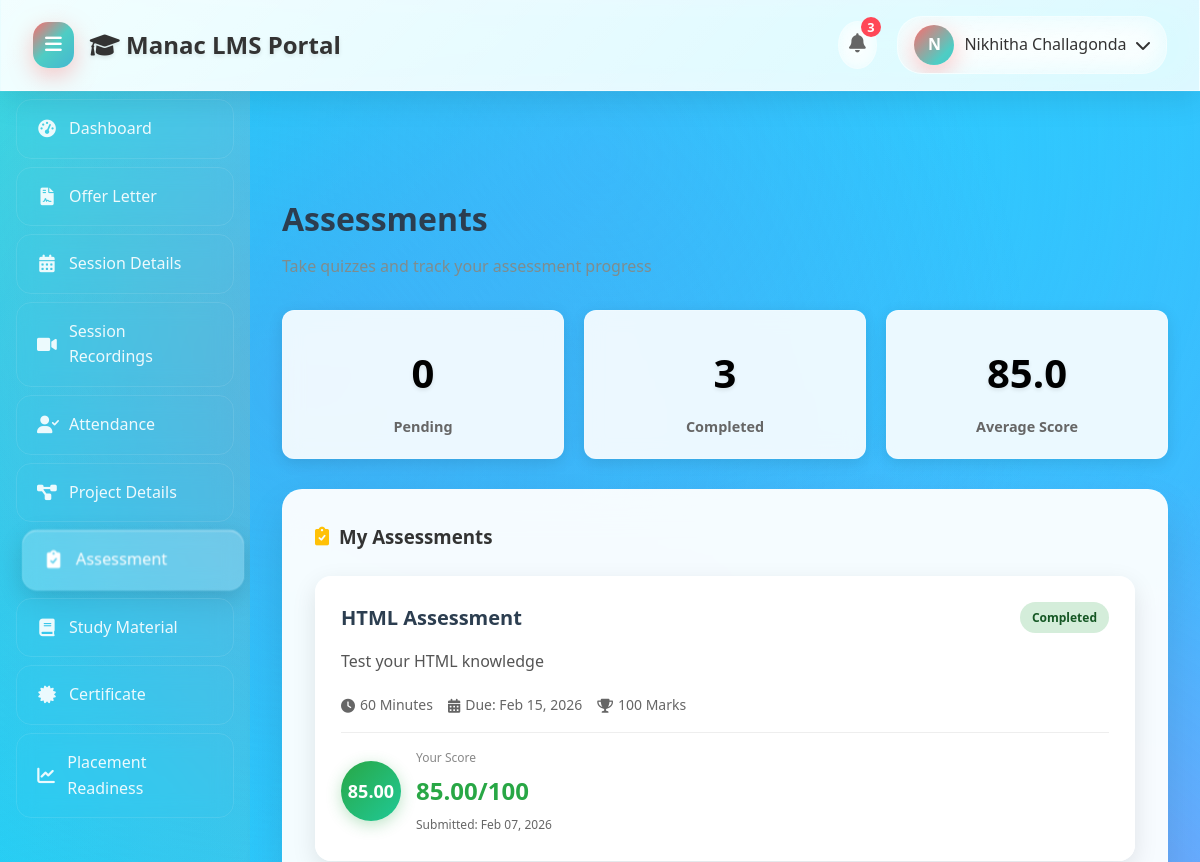
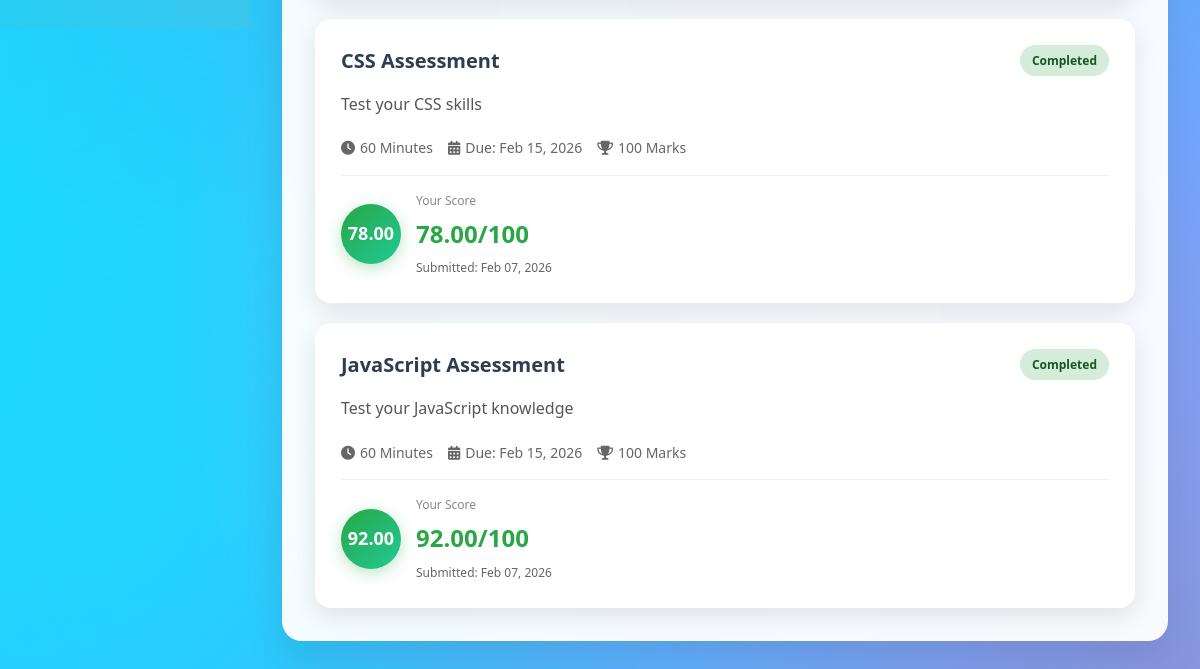
The page /assessment/ (signed in) on the database as committed earlier (2 pictures, top to bottom).
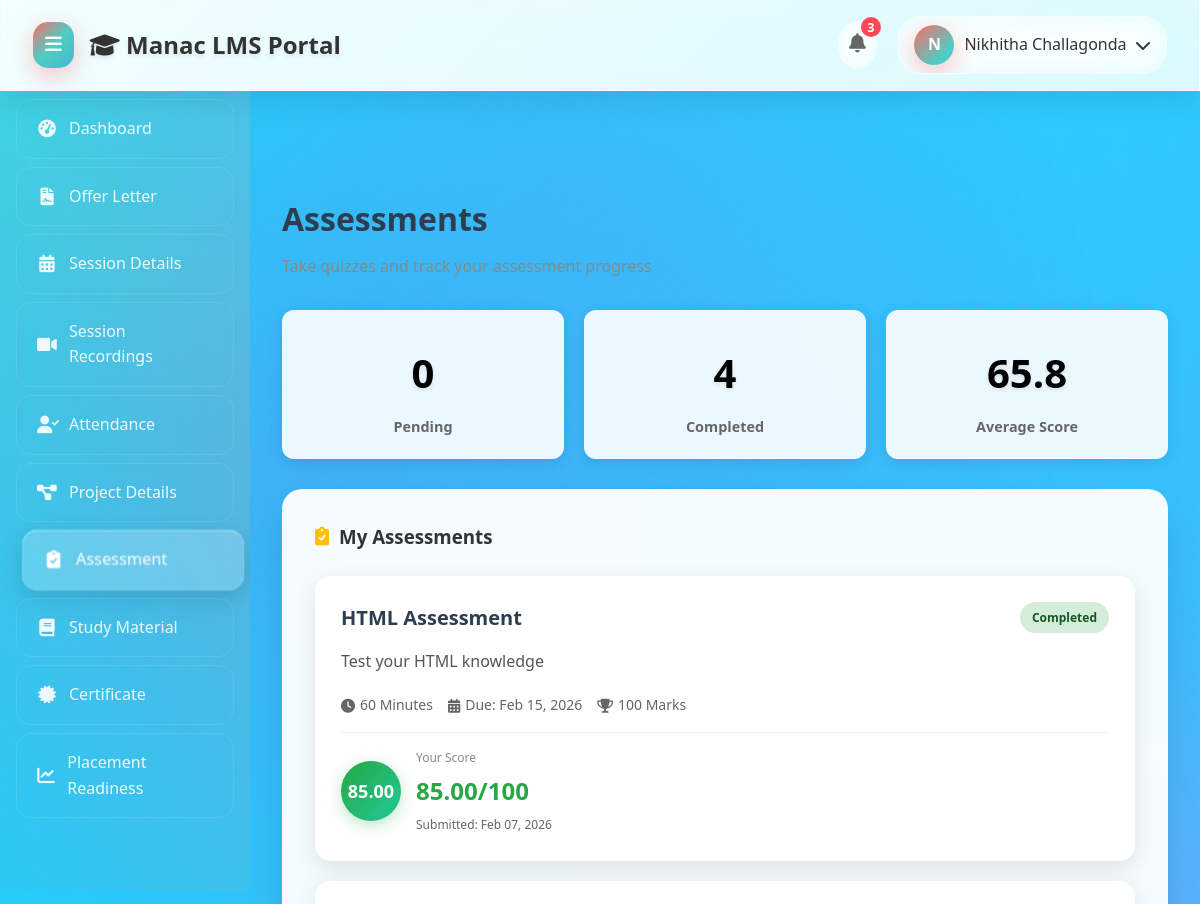
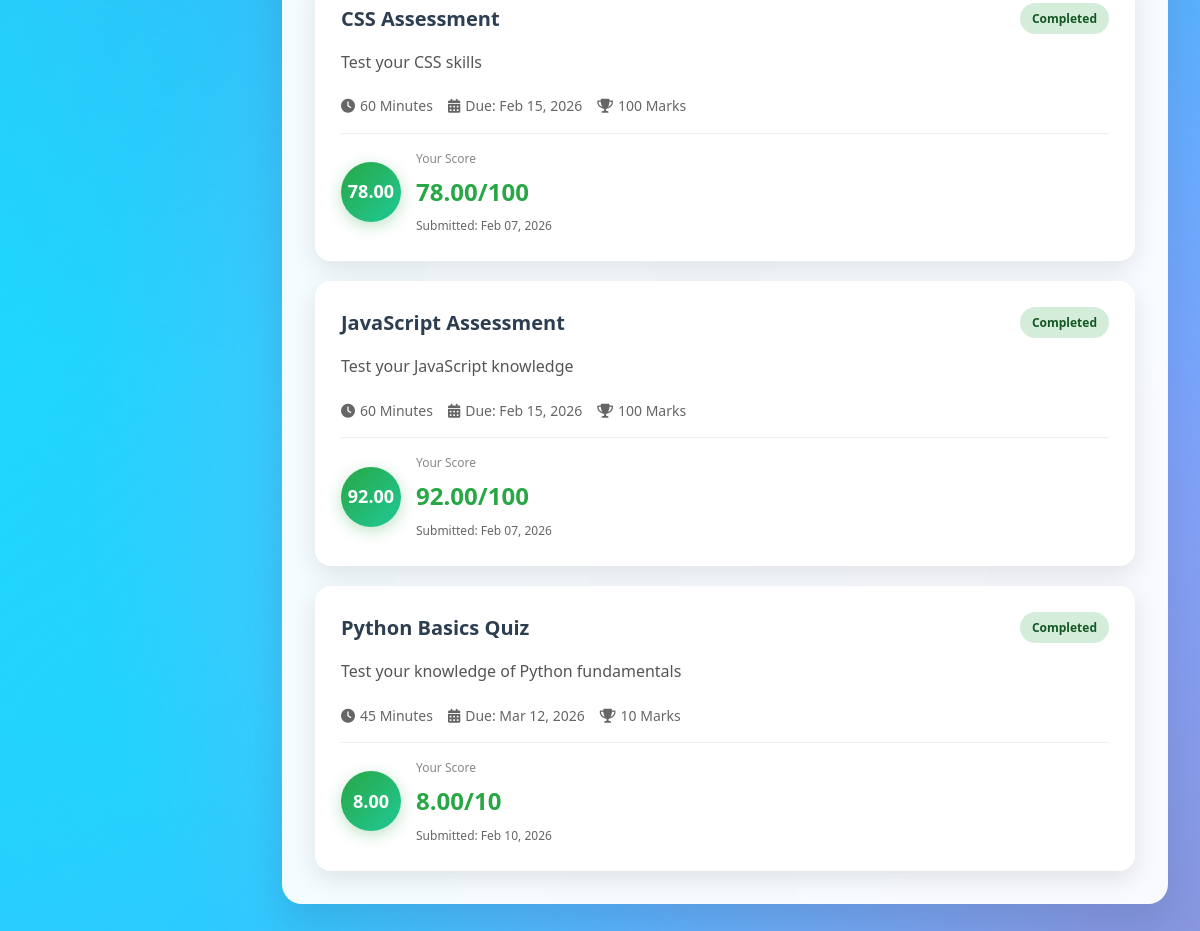
The same page on the database as committed later (2 pictures, top to bottom).
### lms/models.py (models this page shows, shortened)
class StudentAssessment(models.Model):
    student = models.ForeignKey(Student, on_delete=models.CASCADE)
    assessment = models.ForeignKey(Assessment, on_delete=models.CASCADE)
    score = models.DecimalField(max_digits=5, decimal_places=2, null=True, blank=True)
    max_score = models.DecimalField(max_digits=5, decimal_places=2, default=100)
    submitted_at = models.DateTimeField(null=True, blank=True)
    is_completed = models.BooleanField(default=False)
    answers = models.JSONField(blank=True, null=True)  # Store answers as JSON
    class Meta:
        unique_together = ['student', 'assessment']

class Assessment(models.Model):
    title = models.CharField(max_length=200)
    description = models.TextField(blank=True)
    topic = models.CharField(max_length=100)
    total_marks = models.PositiveIntegerField(default=100)
    duration_minutes = models.PositiveIntegerField(default=60)
    due_date = models.DateTimeField()
    is_active = models.BooleanField(default=True)
    created_at = models.DateTimeField(default=timezone.now)

### lms/views.py (the view)
# urls.py: path('assessment/', views.assessment, name='assessment'),
@login_required
def assessment(request):
    student = get_object_or_404(Student, user=request.user)
    assessments = Assessment.objects.filter(is_active=True)
    student_assessments = StudentAssessment.objects.filter(student=student, assessment__in=assessments).select_related('assessment')
    for assessment in assessments:
        if not student_assessments.filter(assessment=assessment).exists():
            StudentAssessment.objects.create(student=student, assessment=assessment)
    student_assessments = StudentAssessment.objects.filter(student=student, assessment__in=assessments).select_related('assessment')
    pending_count = student_assessments.filter(is_completed=False, assessment__due_date__gte=timezone.now().date()).count()
    completed_count = student_assessments.filter(is_completed=True).count()
    average_score = student_assessments.filter(is_completed=True, score__isnull=False).aggregate(avg=models.Avg('score')).get('avg', 0) or 0
    context = {
        'student_assessments': student_assessments,
        'pending_count': pending_count,
        'completed_count': completed_count,
        'average_score': round(average_score, 1),
    }
    return render(request, 'lms/assessment.html', context)

### lms/templates/lms/assessment.html (shortened to what the changed rows need)
<!DOCTYPE html>
<html lang="en">
<head>
    <link rel="stylesheet" href="https://cdnjs.cloudflare.com/ajax/libs/font-awesome/6.0.0/css/all.min.css">
</head>
<body>
    <div class="header">
        <div class="header-left">
            <h2><i class="fas fa-graduation-cap"></i> Manac LMS Portal</h2>
        </div>
    </div>
    <div class="container">
        <div class="main-content" id="main-content">
            <div class="content-header">
                <h2>Assessments</h2>
            </div>
            <div class="stats-grid">
                <div class="stat-card">
                    <div class="stat-number">{{ completed_count }}</div>
                    <div class="stat-label">Completed</div>
                </div>
                <div class="stat-card">
                    <div class="stat-number">{{ average_score|floatformat:1 }}</div>
                    <div class="stat-label">Average Score</div>
                </div>
            </div>
            <div class="card">
                <div class="assessment-grid">
                    {% for student_assessment in student_assessments %}
                    <div class="assessment-card">
                        <div class="assessment-header">
                            <h4 class="assessment-title">{{ student_assessment.assessment.title }}</h4>
                            <span class="assessment-status {% if student_assessment.is_completed %}completed{% endif %}">
                                {% if student_assessment.is_completed %}Completed{% else %}Pending{% endif %}
                            </span>
                        </div>
                        <p class="assessment-description">{{ student_assessment.assessment.description|truncatechars:150 }}</p>
                        <div class="assessment-meta">
                            <span class="meta-item">
                                <i class="fas fa-clock"></i>
                                {{ student_assessment.assessment.duration_minutes }} Minutes
                            </span>
                            <span class="meta-item">
                                <i class="fas fa-calendar-alt"></i>
                                Due: {{ student_assessment.assessment.due_date|date:"M d, Y" }}
                            </span>
                            <span class="meta-item">
                                <i class="fas fa-trophy"></i>
                                {{ student_assessment.assessment.total_marks }} Marks
                            </span>
                        </div>
                        {% if student_assessment.is_completed %}
                        <div class="score-display">
                            <div class="score-circle">
                                {{ student_assessment.score }}
                            </div>
                            <div class="score-info">
                                <div class="score-label">Your Score</div>
                                <div class="score-value">{{ student_assessment.score }}/{{ student_assessment.assessment.total_marks }}</div>
                                <div style="font-size: 12px; color: #666; margin-top: 5px;">
                                    Submitted: {{ student_assessment.submitted_at|date:"M d, Y" }}
                                </div>
                            </div>
                        </div>
                        {% endif %}
                    </div>
                    {% empty %}
                    <div style="text-align: center; padding: 60px; color: #666;">
                        <i class="fas fa-clipboard-check" style="font-size: 64px; color: #ddd; margin-bottom: 20px;"></i>
                        <h3>No Assessments Available</h3>
                        <p>Assessments will be assigned by your instructors soon.</p>
                    </div>
                    {% endfor %}
                </div>
            </div>
        </div>
    </div>
</body>
</html>

Rows that differ between the two databases and show on the page:
added StudentAssessment: assessment "Python Basics Quiz", is_completed "Completed", assessment.description "Test your knowledge of Python fundamentals", assessment.duration_minutes "45", assessment.due_date "Mar 12, 2026", assessment.total_marks "10", score "8.00", submitted_at "Feb 10, 2026"
Other text that changed with them:
{{ completed_count }}: "3" → "4"
{{ average_score|floatformat:1 }}: "85.0" → "65.8"
